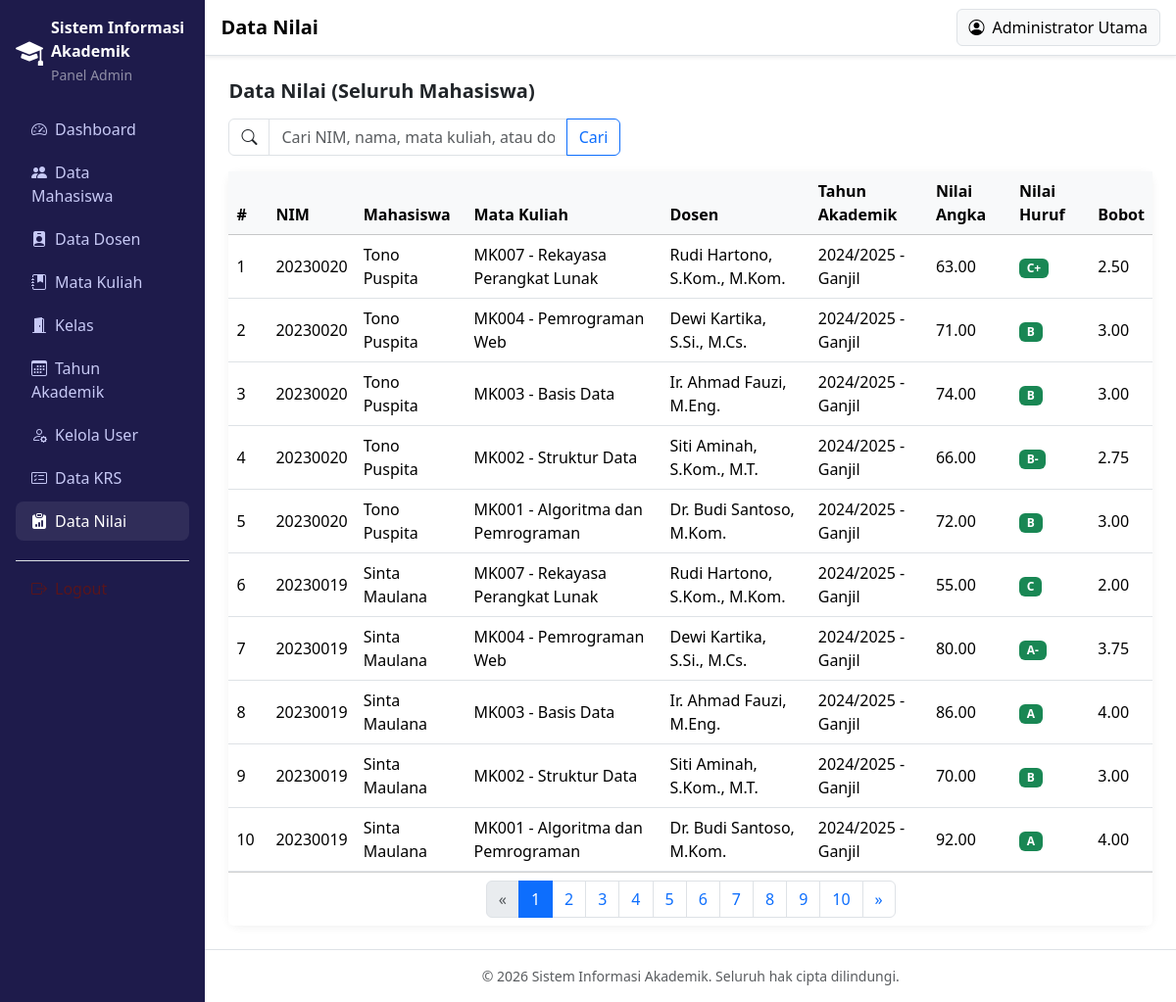
/admin/nilai.php (signed in), run on the app's committed database.
### tables this page shows
CREATE TABLE `nilai` (
  `id` INT UNSIGNED AUTO_INCREMENT PRIMARY KEY,
  `krs_id` INT UNSIGNED NOT NULL UNIQUE,
  `nilai_angka` DECIMAL(5,2) NOT NULL COMMENT 'nilai 0-100',
  `nilai_huruf` ENUM('A','A-','B+','B','B-','C+','C','D','E') NOT NULL,
  `bobot` DECIMAL(3,2) NOT NULL COMMENT 'bobot IPK: A=4.00 ... E=0.00',
  `created_at` TIMESTAMP DEFAULT CURRENT_TIMESTAMP,
  `updated_at` TIMESTAMP DEFAULT CURRENT_TIMESTAMP ON UPDATE CURRENT_TIMESTAMP,
  CONSTRAINT `fk_nilai_krs` FOREIGN KEY (`krs_id`) REFERENCES `krs`(`id`) ON DELETE CASCADE ON UPDATE CASCADE
);

CREATE TABLE `mahasiswa` (
  `id` INT UNSIGNED AUTO_INCREMENT PRIMARY KEY,
  `user_id` INT UNSIGNED NOT NULL UNIQUE,
  `nim` VARCHAR(20) NOT NULL UNIQUE,
  `nama` VARCHAR(100) NOT NULL,
  `jenis_kelamin` ENUM('L', 'P') NOT NULL,
  `angkatan` YEAR NOT NULL,
  `no_hp` VARCHAR(20) DEFAULT NULL,
  `alamat` TEXT DEFAULT NULL,
  `foto` VARCHAR(255) DEFAULT NULL,
  `created_at` TIMESTAMP DEFAULT CURRENT_TIMESTAMP,
  CONSTRAINT `fk_mahasiswa_user` FOREIGN KEY (`user_id`) REFERENCES `users`(`id`) ON DELETE CASCADE ON UPDATE CASCADE
);

CREATE TABLE `mata_kuliah` (
  `id` INT UNSIGNED AUTO_INCREMENT PRIMARY KEY,
  `kode_mk` VARCHAR(20) NOT NULL UNIQUE,
  `nama_mk` VARCHAR(150) NOT NULL,
  `sks` TINYINT UNSIGNED NOT NULL,
  `semester` TINYINT UNSIGNED NOT NULL COMMENT 'semester ke berapa mk ini ditawarkan',
  `created_at` TIMESTAMP DEFAULT CURRENT_TIMESTAMP
);

CREATE TABLE `dosen` (
  `id` INT UNSIGNED AUTO_INCREMENT PRIMARY KEY,
  `user_id` INT UNSIGNED NOT NULL UNIQUE,
  `nidn` VARCHAR(20) NOT NULL UNIQUE,
  `nama` VARCHAR(100) NOT NULL,
  `jenis_kelamin` ENUM('L', 'P') NOT NULL,
  `no_hp` VARCHAR(20) DEFAULT NULL,
  `alamat` TEXT DEFAULT NULL,
  `foto` VARCHAR(255) DEFAULT NULL,
  `created_at` TIMESTAMP DEFAULT CURRENT_TIMESTAMP,
  CONSTRAINT `fk_dosen_user` FOREIGN KEY (`user_id`) REFERENCES `users`(`id`) ON DELETE CASCADE ON UPDATE CASCADE
);

CREATE TABLE `tahun_akademik` (
  `id` INT UNSIGNED AUTO_INCREMENT PRIMARY KEY,
  `tahun` VARCHAR(20) NOT NULL COMMENT 'contoh: 2024/2025',
  `semester` ENUM('Ganjil', 'Genap') NOT NULL,
  `status` ENUM('aktif', 'nonaktif') NOT NULL DEFAULT 'nonaktif',
  `created_at` TIMESTAMP DEFAULT CURRENT_TIMESTAMP,
  UNIQUE KEY `uniq_tahun_semester` (`tahun`, `semester`)
);

### admin/nilai.php (the view, shortened to what this page needs)
<?php
require_once __DIR__ . '/../includes/functions.php';
$db = Database::getConnection();
$keyword = cleanInput($_GET['q'] ?? '');
$perHalaman = 10;
$halaman = max(1, (int) ($_GET['page'] ?? 1));
$offset = ($halaman - 1) * $perHalaman;
$whereClause = '';
$params = [];
$sqlCount = "
    SELECT COUNT(*) AS total
    FROM nilai n
    JOIN krs k ON k.id = n.krs_id
    JOIN mahasiswa m ON m.id = k.mahasiswa_id
    JOIN kelas kl ON kl.id = k.kelas_id
    JOIN mata_kuliah mk ON mk.id = kl.mata_kuliah_id
    JOIN dosen d ON d.id = kl.dosen_id
" . $whereClause;
$stmtCount = $db->prepare($sqlCount);
$stmtCount->execute($params);
$totalData = (int) $stmtCount->fetch()['total'];
$totalHalaman = (int) ceil($totalData / $perHalaman);
$sql = "
    SELECT n.id, n.nilai_angka, n.nilai_huruf, n.bobot,
           m.nim, m.nama AS nama_mahasiswa,
           mk.kode_mk, mk.nama_mk, mk.sks, kl.nama_kelas,
           d.nama AS nama_dosen, ta.tahun, ta.semester
    FROM nilai n
    JOIN krs k ON k.id = n.krs_id
    JOIN mahasiswa m ON m.id = k.mahasiswa_id
    JOIN kelas kl ON kl.id = k.kelas_id
    JOIN mata_kuliah mk ON mk.id = kl.mata_kuliah_id
    JOIN dosen d ON d.id = kl.dosen_id
    JOIN tahun_akademik ta ON ta.id = k.tahun_akademik_id
" . $whereClause . ' ORDER BY n.id DESC LIMIT :limit OFFSET :offset';
$stmt = $db->prepare($sql);
$stmt->bindValue(':limit', $perHalaman, PDO::PARAM_INT);
$stmt->bindValue(':offset', $offset, PDO::PARAM_INT);
$stmt->execute();
$daftarNilai = $stmt->fetchAll();
require_once __DIR__ . '/../includes/header.php';
?>
<div class="d-flex justify-content-between align-items-center mb-3 flex-wrap gap-2">
    <h5 class="fw-bold mb-0">Data Nilai (Seluruh Mahasiswa)</h5>
</div>
<form action="" method="GET" class="mb-3">
    <div class="input-group" style="max-width: 400px;">
        <span class="input-group-text bg-white"><i class="bi bi-search"></i></span>
        <input type="text" name="q" class="form-control" placeholder="Cari NIM, nama, mata kuliah, atau dosen..." value="<?= htmlspecialchars($keyword) ?>">
        <button type="submit" class="btn btn-outline-primary">Cari</button>
    </div>
</form>
<div class="card card-stat">
    <div class="card-body p-0">
        <div class="table-responsive">
            <table class="table table-hover align-middle mb-0">
                <thead class="table-light">
                    <tr>
                        <th style="width: 40px;">#</th>
                        <th>NIM</th>
                        <th>Mahasiswa</th>
                        <th>Mata Kuliah</th>
                        <th>Dosen</th>
                        <th>Tahun Akademik</th>
                        <th>Nilai Angka</th>
                        <th>Nilai Huruf</th>
                        <th>Bobot</th>
                    </tr>
                </thead>
                <tbody>
                    <?php if (empty($daftarNilai)): ?>
                        <tr>
                            <td colspan="9" class="text-center text-muted py-3">Belum ada data nilai.</td>
                        </tr>
                    <?php else: ?>
                        <?php foreach ($daftarNilai as $i => $n): ?>
                            <tr>
                                <td><?= $offset + $i + 1 ?></td>
                                <td><?= htmlspecialchars($n['nim']) ?></td>
                                <td><?= htmlspecialchars($n['nama_mahasiswa']) ?></td>
                                <td><?= htmlspecialchars($n['kode_mk'] . ' - ' . $n['nama_mk']) ?></td>
                                <td><?= htmlspecialchars($n['nama_dosen']) ?></td>
                                <td><?= htmlspecialchars($n['tahun'] . ' - ' . $n['semester']) ?></td>
                                <td><?= htmlspecialchars((string) $n['nilai_angka']) ?></td>
                                <td><span class="badge bg-success"><?= htmlspecialchars($n['nilai_huruf']) ?></span></td>
                                <td><?= htmlspecialchars((string) $n['bobot']) ?></td>
                            </tr>
                        <?php endforeach; ?>
                    <?php endif; ?>
                </tbody>
            </table>
        </div>
    </div>
    <?php if ($totalHalaman > 1): ?>
    <div class="card-footer bg-white">
        <?= renderPagination($halaman, $totalHalaman, 'admin/nilai.php', $keyword !== '' ? ['q' => $keyword] : []) ?>
    </div>
    <?php endif; ?>
</div>
<?php require_once __DIR__ . '/../includes/footer.php'; ?>

### assets/css/style.css (style rules this page uses)
:root { --sia-primary: #4f46e5; --sia-primary-dark: #3730a3; --sia-bg-soft: #f4f5fb; }
body { font-family: 'Segoe UI', Roboto, Arial, sans-serif; }
.card-stat { border: none; border-radius: 12px; box-shadow: 0 2px 10px rgba(0, 0, 0, 0.06); }

### data on the page
nilai: i "1", mahasiswa.nim "20230020", mahasiswa.nama "Tono Puspita", mata_kuliah.kode_mk+nama_mk "MK007 - Rekayasa Perangkat Lunak", dosen.nama "Rudi Hartono, S.Kom., M.Kom.", tahun_akademik.tahun+semester "2024/2025 - Ganjil", nilai_angka "63.00", nilai_huruf "C+", bobot "2.50"
nilai: i "2", mahasiswa.nim "20230020", mahasiswa.nama "Tono Puspita", mata_kuliah.kode_mk+nama_mk "MK004 - Pemrograman Web", dosen.nama "Dewi Kartika, S.Si., M.Cs.", tahun_akademik.tahun+semester "2024/2025 - Ganjil", nilai_angka "71.00", nilai_huruf "B", bobot "3.00"
nilai: i "3", mahasiswa.nim "20230020", mahasiswa.nama "Tono Puspita", mata_kuliah.kode_mk+nama_mk "MK003 - Basis Data", dosen.nama "Ir. Ahmad Fauzi, M.Eng.", tahun_akademik.tahun+semester "2024/2025 - Ganjil", nilai_angka "74.00", nilai_huruf "B", bobot "3.00"
nilai: i "4", mahasiswa.nim "20230020", mahasiswa.nama "Tono Puspita", mata_kuliah.kode_mk+nama_mk "MK002 - Struktur Data", dosen.nama "Siti Aminah, S.Kom., M.T.", tahun_akademik.tahun+semester "2024/2025 - Ganjil", nilai_angka "66.00", nilai_huruf "B-", bobot "2.75"
nilai: i "5", mahasiswa.nim "20230020", mahasiswa.nama "Tono Puspita", mata_kuliah.kode_mk+nama_mk "MK001 - Algoritma dan Pemrograman", dosen.nama "Dr. Budi Santoso, M.Kom.", tahun_akademik.tahun+semester "2024/2025 - Ganjil", nilai_angka "72.00", nilai_huruf "B", bobot "3.00"
nilai: i "6", mahasiswa.nim "20230019", mahasiswa.nama "Sinta Maulana", mata_kuliah.kode_mk+nama_mk "MK007 - Rekayasa Perangkat Lunak", dosen.nama "Rudi Hartono, S.Kom., M.Kom.", tahun_akademik.tahun+semester "2024/2025 - Ganjil", nilai_angka "55.00", nilai_huruf "C", bobot "2.00"
nilai: i "7", mahasiswa.nim "20230019", mahasiswa.nama "Sinta Maulana", mata_kuliah.kode_mk+nama_mk "MK004 - Pemrograman Web", dosen.nama "Dewi Kartika, S.Si., M.Cs.", tahun_akademik.tahun+semester "2024/2025 - Ganjil", nilai_angka "80.00", nilai_huruf "A-", bobot "3.75"
nilai: i "8", mahasiswa.nim "20230019", mahasiswa.nama "Sinta Maulana", mata_kuliah.kode_mk+nama_mk "MK003 - Basis Data", dosen.nama "Ir. Ahmad Fauzi, M.Eng.", tahun_akademik.tahun+semester "2024/2025 - Ganjil", nilai_angka "86.00", nilai_huruf "A", bobot "4.00"
nilai: i "9", mahasiswa.nim "20230019", mahasiswa.nama "Sinta Maulana", mata_kuliah.kode_mk+nama_mk "MK002 - Struktur Data", dosen.nama "Siti Aminah, S.Kom., M.T.", tahun_akademik.tahun+semester "2024/2025 - Ganjil", nilai_angka "70.00", nilai_huruf "B", bobot "3.00"
nilai: i "10", mahasiswa.nim "20230019", mahasiswa.nama "Sinta Maulana", mata_kuliah.kode_mk+nama_mk "MK001 - Algoritma dan Pemrograman", dosen.nama "Dr. Budi Santoso, M.Kom.", tahun_akademik.tahun+semester "2024/2025 - Ganjil", nilai_angka "92.00", nilai_huruf "A", bobot "4.00"

### other printed values
APP_NAME "Sistem Informasi Akademik"
$role "Admin"
$pageTitle "Data Nilai"
currentUserName() "Administrator Utama"
